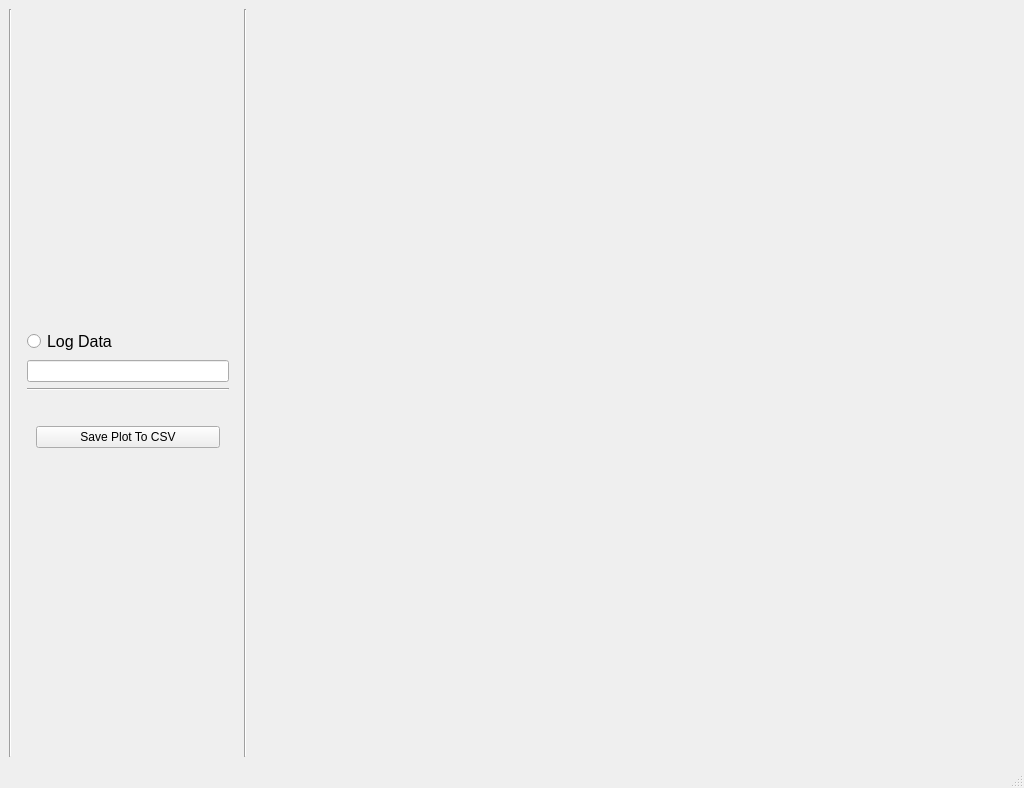
<?xml version="1.0" encoding="UTF-8"?>
<ui version="4.0">
 <class>Plotter</class>
 <widget class="QMainWindow" name="Plotter">
  <property name="geometry">
   <rect>
    <x>0</x>
    <y>0</y>
    <width>1024</width>
    <height>788</height>
   </rect>
  </property>
  <property name="sizePolicy">
   <sizepolicy hsizetype="MinimumExpanding" vsizetype="MinimumExpanding">
    <horstretch>0</horstretch>
    <verstretch>0</verstretch>
   </sizepolicy>
  </property>
  <property name="minimumSize">
   <size>
    <width>1024</width>
    <height>768</height>
   </size>
  </property>
  <property name="windowTitle">
   <string>Plotter</string>
  </property>
  <property name="inputMethodHints">
   <set>Qt::ImhDigitsOnly</set>
  </property>
  <widget class="QWidget" name="centralwidget">
   <property name="sizePolicy">
    <sizepolicy hsizetype="MinimumExpanding" vsizetype="MinimumExpanding">
     <horstretch>0</horstretch>
     <verstretch>0</verstretch>
    </sizepolicy>
   </property>
   <property name="minimumSize">
    <size>
     <width>1024</width>
     <height>768</height>
    </size>
   </property>
   <property name="layoutDirection">
    <enum>Qt::LeftToRight</enum>
   </property>
   <layout class="QHBoxLayout" name="horizontalLayout">
    <property name="sizeConstraint">
     <enum>QLayout::SetMinimumSize</enum>
    </property>
    <item>
     <widget class="Line" name="line_3">
      <property name="orientation">
       <enum>Qt::Vertical</enum>
      </property>
     </widget>
    </item>
    <item>
     <widget class="QWidget" name="verticalWidget" native="true">
      <property name="sizePolicy">
       <sizepolicy hsizetype="Maximum" vsizetype="Fixed">
        <horstretch>0</horstretch>
        <verstretch>0</verstretch>
       </sizepolicy>
      </property>
      <property name="maximumSize">
       <size>
        <width>220</width>
        <height>16777215</height>
       </size>
      </property>
      <layout class="QVBoxLayout" name="verticalLayout_2">
       <property name="sizeConstraint">
        <enum>QLayout::SetMinimumSize</enum>
       </property>
       <item>
        <spacer name="verticalSpacer_10">
         <property name="orientation">
          <enum>Qt::Vertical</enum>
         </property>
         <property name="sizeType">
          <enum>QSizePolicy::Fixed</enum>
         </property>
         <property name="sizeHint" stdset="0">
          <size>
           <width>20</width>
           <height>20</height>
          </size>
         </property>
        </spacer>
       </item>
       <item>
        <widget class="QRadioButton" name="logButton">
         <property name="font">
          <font>
           <pointsize>12</pointsize>
          </font>
         </property>
         <property name="text">
          <string>Log Data</string>
         </property>
         <property name="autoExclusive">
          <bool>false</bool>
         </property>
        </widget>
       </item>
       <item>
        <widget class="QLineEdit" name="filenameEdit">
         <property name="sizePolicy">
          <sizepolicy hsizetype="Maximum" vsizetype="Fixed">
           <horstretch>0</horstretch>
           <verstretch>0</verstretch>
          </sizepolicy>
         </property>
         <property name="maximumSize">
          <size>
           <width>220</width>
           <height>16777215</height>
          </size>
         </property>
        </widget>
       </item>
       <item>
        <widget class="Line" name="line_13">
         <property name="orientation">
          <enum>Qt::Horizontal</enum>
         </property>
        </widget>
       </item>
       <item>
        <spacer name="verticalSpacer_6">
         <property name="orientation">
          <enum>Qt::Vertical</enum>
         </property>
         <property name="sizeType">
          <enum>QSizePolicy::Fixed</enum>
         </property>
         <property name="sizeHint" stdset="0">
          <size>
           <width>20</width>
           <height>20</height>
          </size>
         </property>
        </spacer>
       </item>
       <item>
        <widget class="QWidget" name="gridWidget" native="true">
         <property name="sizePolicy">
          <sizepolicy hsizetype="Maximum" vsizetype="Fixed">
           <horstretch>0</horstretch>
           <verstretch>0</verstretch>
          </sizepolicy>
         </property>
         <property name="maximumSize">
          <size>
           <width>220</width>
           <height>16777215</height>
          </size>
         </property>
         <layout class="QGridLayout" name="gridLayout_3">
          <item row="0" column="0">
           <widget class="QPushButton" name="saveButton">
            <property name="text">
             <string>Save Plot To CSV</string>
            </property>
           </widget>
          </item>
         </layout>
        </widget>
       </item>
      </layout>
     </widget>
    </item>
    <item>
     <widget class="Line" name="line_5">
      <property name="orientation">
       <enum>Qt::Vertical</enum>
      </property>
     </widget>
    </item>
    <item>
     <widget class="QWidget" name="verticalWidget" native="true">
      <property name="sizePolicy">
       <sizepolicy hsizetype="Minimum" vsizetype="Preferred">
        <horstretch>0</horstretch>
        <verstretch>0</verstretch>
       </sizepolicy>
      </property>
      <property name="minimumSize">
       <size>
        <width>512</width>
        <height>0</height>
       </size>
      </property>
      <layout class="QVBoxLayout" name="PlotLayout" stretch="0">
       <property name="sizeConstraint">
        <enum>QLayout::SetMinimumSize</enum>
       </property>
       <item>
        <layout class="QVBoxLayout" name="PlotLayout_2"/>
       </item>
      </layout>
     </widget>
    </item>
   </layout>
  </widget>
  <widget class="QStatusBar" name="statusbar"/>
 </widget>
 <resources/>
 <connections/>
</ui>
